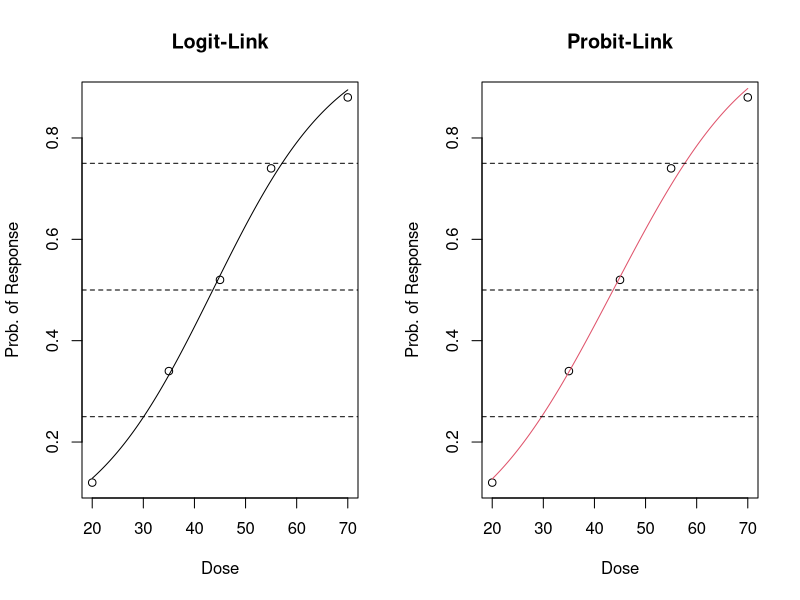

The R source for this figure:
# Autor: Marcus Hudec
# -------------------------------------------------------------
# Verwendete Libraries
# -------------------------------------------------------------

# Pfadangabe
# -------------------------------------------------------------
setwd("C:/Work")
# -------------------------------------------------------------

# ================================================================
ld50 <- function(x)

# Returns LD50 for Logit- and Probit-Models
{
retval <- 0

if (!is.null(class(x)) && (class(x)[1] == "glm"))
   if (x$family[1] == "binomial")
      if ((substring(x$family[2]$link, 1, 5) == "logit") ||
          (substring(x$family[2]$link, 1, 6) == "probit"))
          retval <- -coef(x)[1]/coef(x)[2]
      else
         cat("Link-Function of GLM-Object is neither Logit or Probit \n")
   else
      cat("Family of GLM-Object is not Binomial \n")
else
   cat("Class of Object is not GLM \n")
retval
}

# ================================================================

plot.logit <- function(x, y, xlab = "Dose", ylab = "Prob. of Response",
                       resol = 1000, ...)

# Gives a graphical display of univariate Dose-Response Models


 {
 plot(x, y[,1]/(y[,1]+y[,2]), xlab = xlab, ylab = ylab)
 title(main="Logit-Link")
 xi  <- seq(from = range(x)[1], to = range(x)[2], length=resol)
 fit <- glm(y~x, family=binomial())
 daten=as.data.frame(xi)
 dimnames(daten)[[2]] <- "x"
 lines(xi, predict(fit, newdata=daten, type="response"))
 abline(h=c(0.25, 0.5, 0.75), lty = 2)
 invisible(fit)
 }

# ================================================


plot.probit <- function(x, y, xlab = "Dose", ylab = "Prob. of Response",
                       resol = 1000, ...)

# Gives a graphical display of univariate Dose-Response Models


 {
 plot(x, y[,1]/(y[,1]+y[,2]), xlab = xlab, ylab = ylab)
 title(main="Probit-Link")
 xi  <- seq(from = range(x)[1], to = range(x)[2], length=resol)
 fit <- glm(y~x, family = binomial(link=probit))
 daten=as.data.frame(xi)
 dimnames(daten)[[2]] <- "x"
 lines(xi, predict(fit, newdata=daten, type="response"),...)
 abline(h=c(0.25, 0.5, 0.75), lty = 2)
 invisible(fit)
 }

 # =====================================================================

KALYTHOS <- data.frame(Age = c(20,35,45,55,70), N = rep(50,5),
                              Blind = c(6,17,26,37,44))

print(KALYTHOS)
attach(KALYTHOS)

Y <- cbind(Blind, N-Blind)
cbind(Y, Age)

fit.logit <- glm(Y~Age, family = binomial(link=logit))
summary(fit.logit)
ld50(fit.logit)

fit.probit <- glm(Y~Age, family = binomial(link=probit))
summary(fit.probit)
ld50(fit.probit)

par(mfrow=c(1,2))
plot.logit(Age, Y)
plot.probit(Age, Y, col=2)
par(mfrow=c(1,1))
